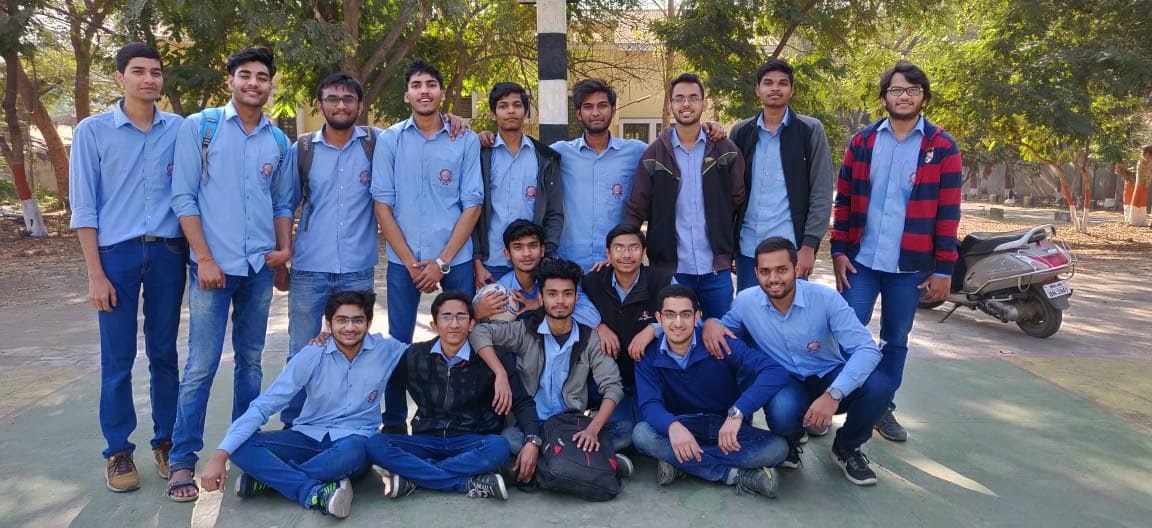
#> input picture input/ycce.jpg, 1152 x 528 px
$ python face_detection.py
#> lines starting #> are read from the running program, lines starting #| are printed output that depends on the picture; after the words box and inside, x2 and y2 are one past the last pixel; in counts of white or black regions, pixels touching at a corner belong together
import cv2

face_cascade=cv2.CascadeClassifier("haarcascade_frontalface_default.xml")

img=cv2.imread("input/ycce.jpg")
#> img is the input picture: shape (528, 1152, 3); mean B, G, R 115, 103.8, 101.2

gray_img=cv2.cvtColor(img,cv2.COLOR_BGR2GRAY)
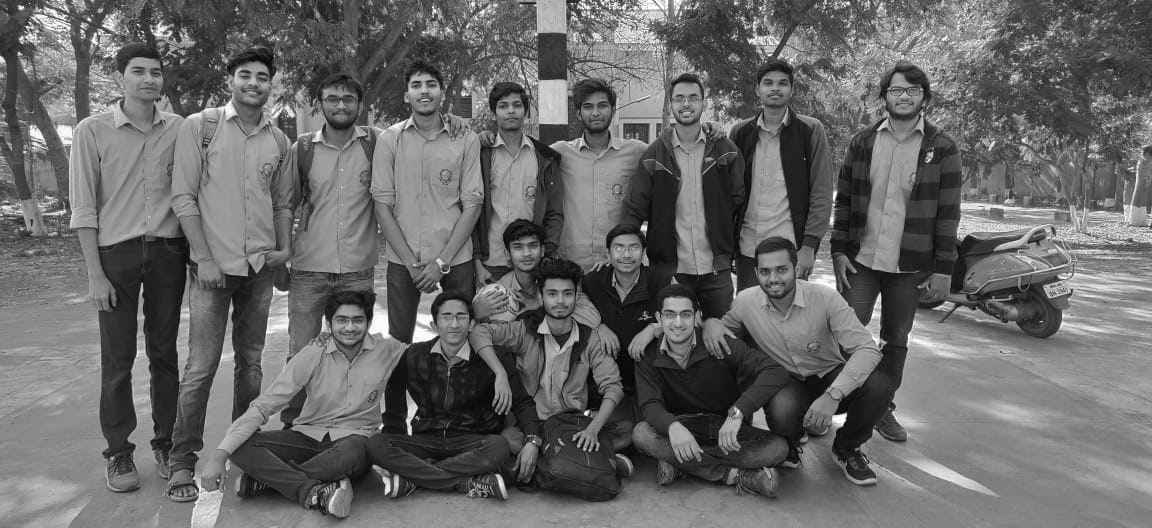
#> gray_img: shape (528, 1152); min 1, max 255, mean 104.3

faces=face_cascade.detectMultiScale(gray_img,scaleFactor=1.1,
                                    minNeighbors=5)
#> faces = 16 rows, first 6: [494, 92, 35, 35], [606, 232, 39, 39], [754, 67, 42, 42], [576, 91, 40, 40], [883, 74, 42, 42], [661, 78, 52, 52]

for x,y,w,h in faces:
    img=cv2.rectangle(img,(x,y),(x+w,y+h),(0,255,0),3)
#> this loop made 16 passes
#> (x, y, w, h) on passes 1 to 12: (494, 92, 35, 35), (606, 232, 39, 39), (754, 67, 42, 42), (576, 91, 40, 40), (883, 74, 42, 42), (661, 78, 52, 52), (504, 229, 46, 46), (537, 275, 47, 47), (432, 299, 45, 45), (227, 55, 53, 53), (401, 66, 48, 48), (318, 81, 46, 46)
#> pass 1, `img=cv2.rectangle(img,(x,y),(x+w,y+h),(0,255,0),3)`:
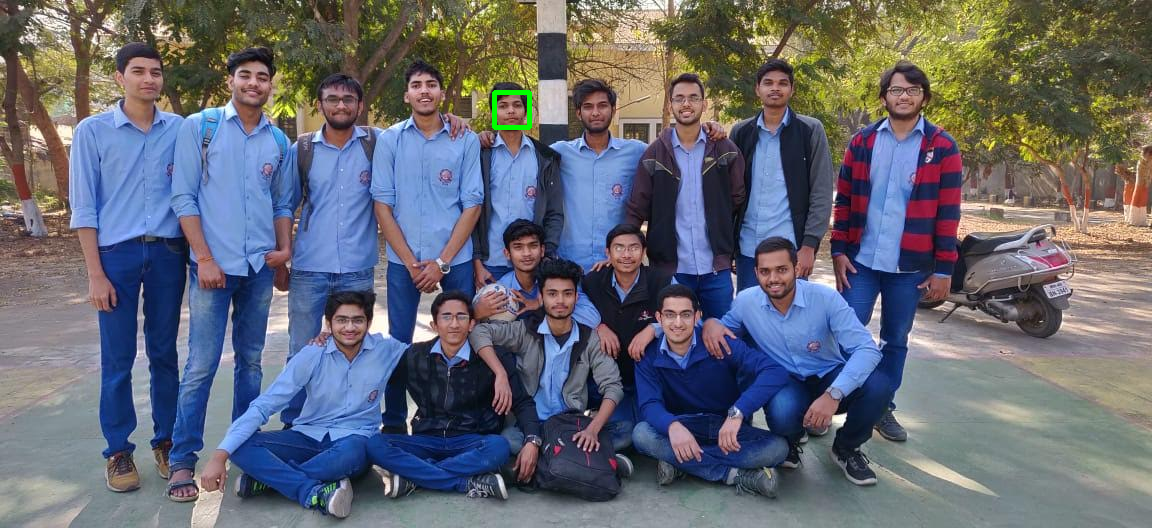
#> img: shape (528, 1152, 3); 0.11% of pixels changed, all inside (x1, y1, x2, y2) = (492, 90, 532, 130)
#> pass 2, `img=cv2.rectangle(img,(x,y),(x+w,y+h),(0,255,0),3)`:
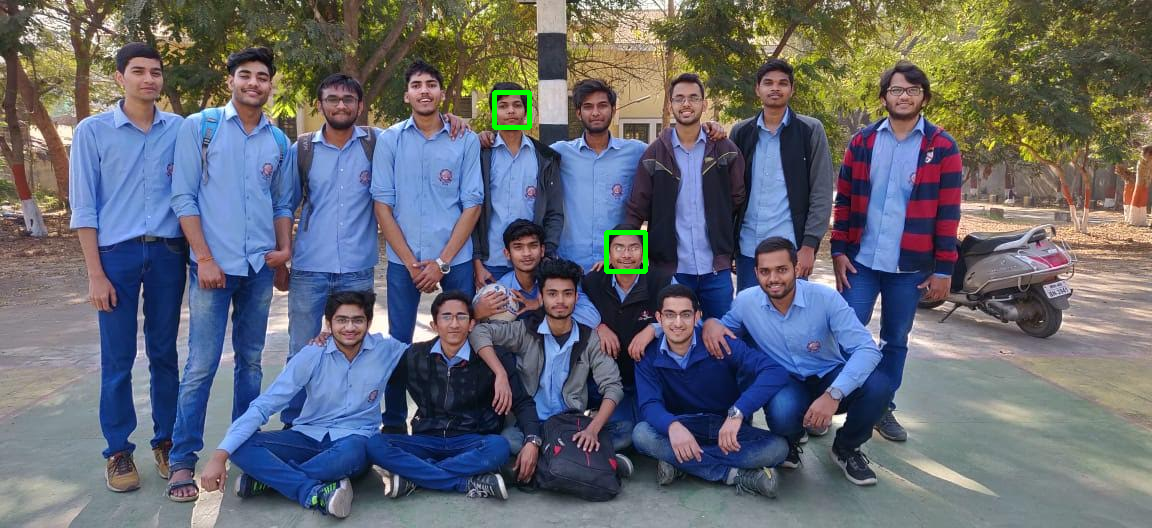
#> img: shape (528, 1152, 3); 0.13% of pixels changed, all inside (x1, y1, x2, y2) = (604, 230, 648, 274)
#> pass 3, `img=cv2.rectangle(img,(x,y),(x+w,y+h),(0,255,0),3)`:
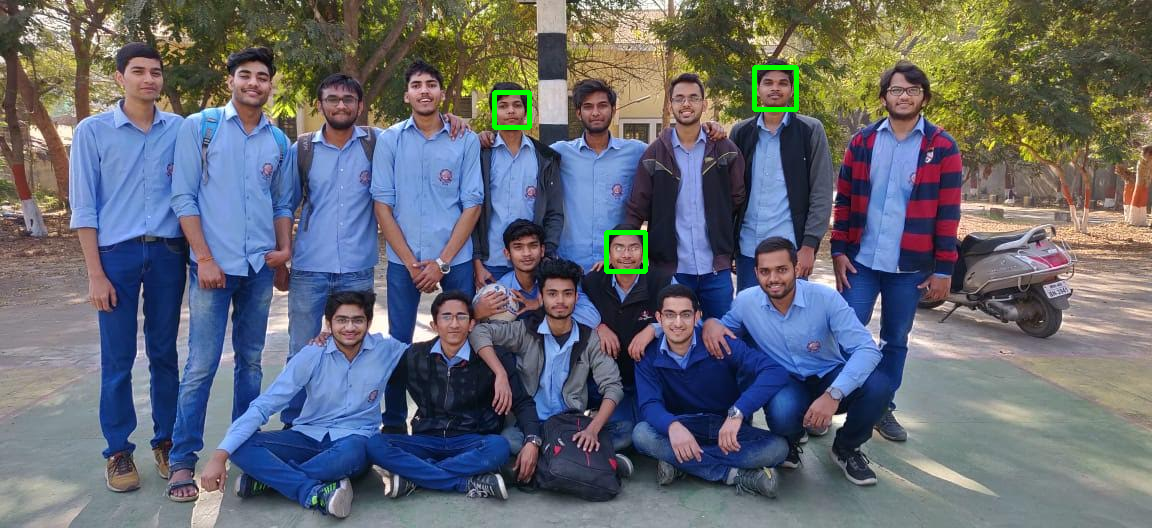
#> img: shape (528, 1152, 3); 0.14% of pixels changed, all inside (x1, y1, x2, y2) = (752, 65, 799, 112)
#> after the loop:
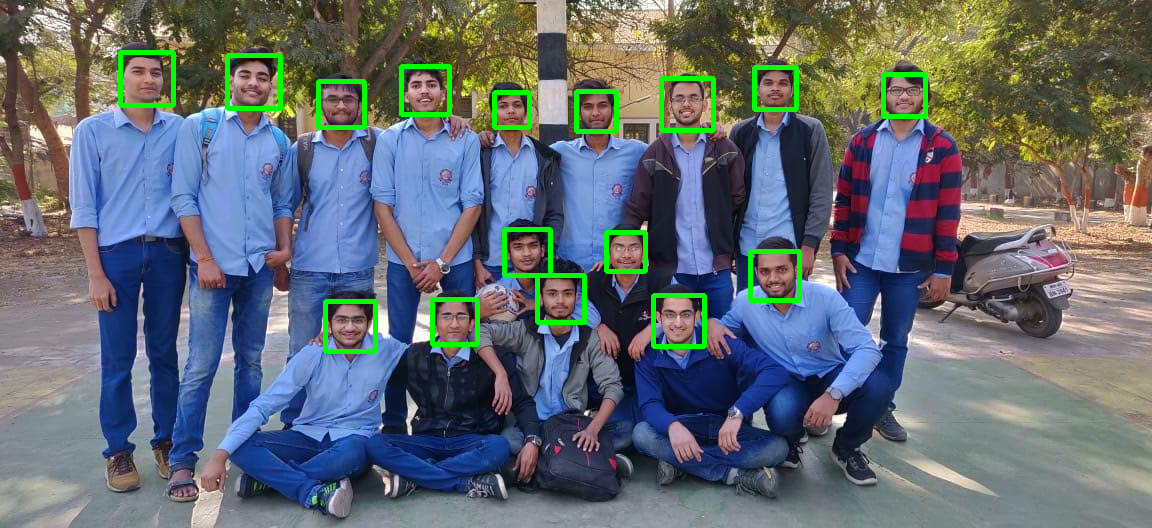
#> img: shape (528, 1152, 3); 2.01% of pixels changed, all inside (x1, y1, x2, y2) = (118, 50, 928, 354)


# [4 lines of commented-out code are left out]

resized=cv2.resize(img,(img.shape[1],img.shape[0]))

cv2.imshow("gray",resized)
cv2.waitKey()
cv2.destroyAllWindows()

$ run again, with input/bolly.jpg copied over input/ycce.jpg
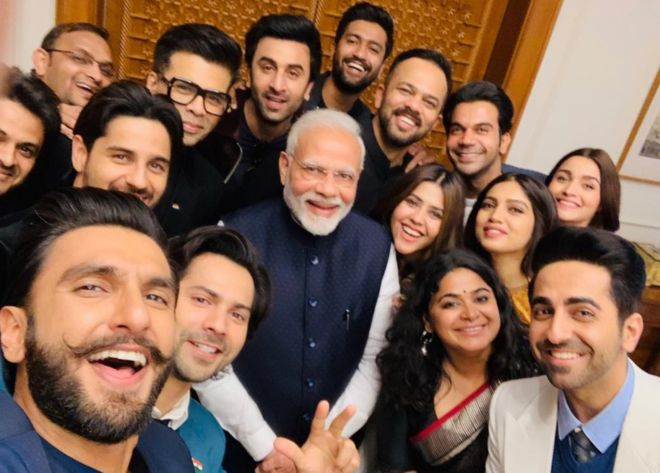
#> input picture input/bolly.jpg, 660 x 473 px
#> img is the input picture: shape (473, 660, 3); mean B, G, R 83, 100.1, 130
#> `gray_img=cv2.cvtColor(img,cv2.COLOR_BGR2GRAY)`:
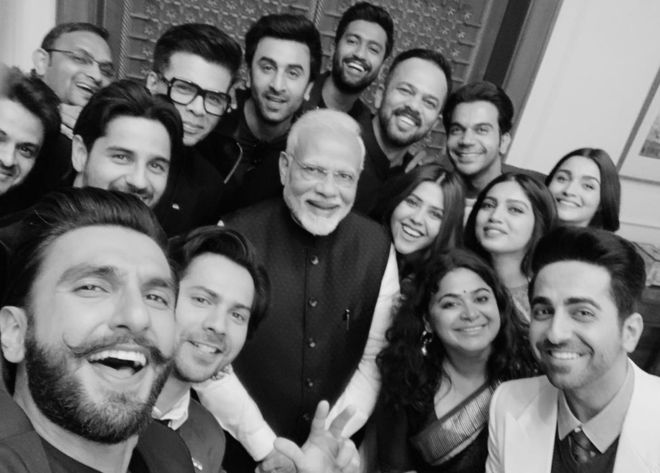
#> gray_img: shape (473, 660); min 0, max 245, mean 107.1
#> faces = [[438, 106, 62, 62], [428, 271, 77, 77], [330, 18, 63, 63], [280, 137, 90, 90], [545, 157, 63, 63], [466, 181, 69, 69], [44, 32, 70, 70], [240, 39, 79, 79], [90, 123, 97, 97], [509, 267, 108, 108], [163, 263, 106, 106], [31, 221, 175, 175]]
#> the loop `for x,y,w,h in faces:` made 12 passes
#> after the loop `for x,y,w,h in faces:`:
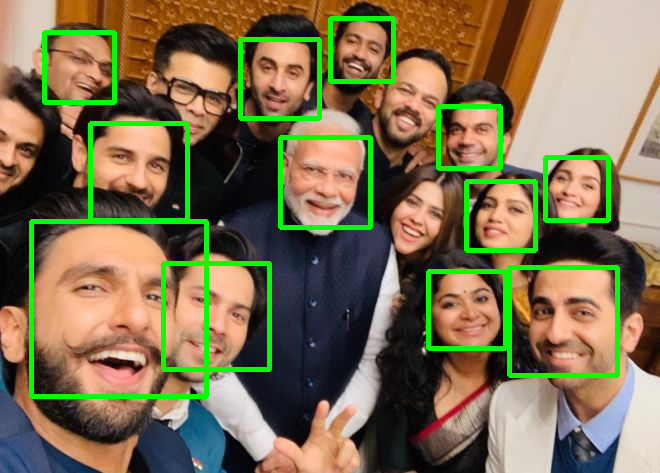
#> img: shape (473, 660, 3); mean B, G, R 79.2, 111.9, 123.2
